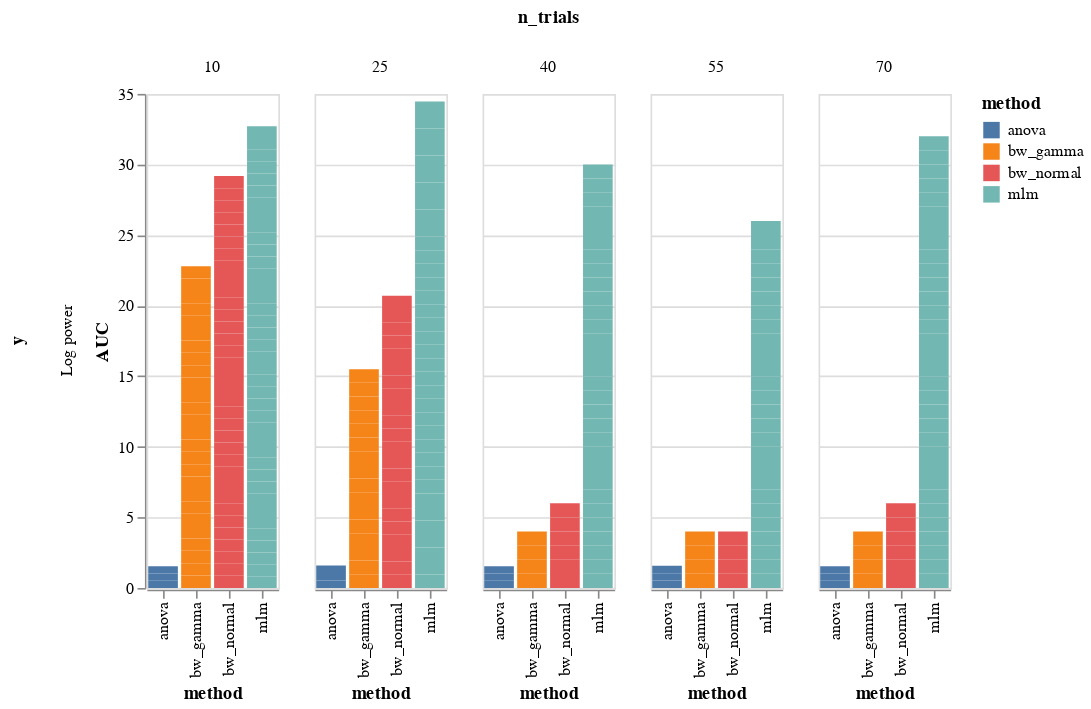
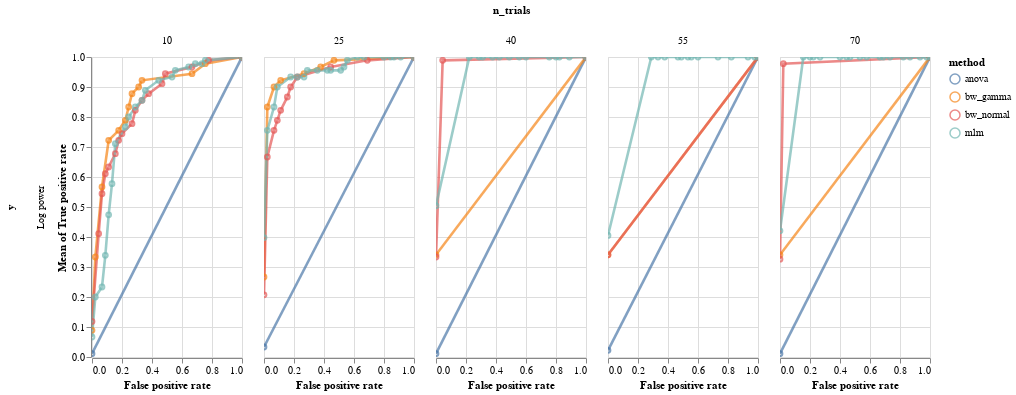

Source (notebook cell) for these figures, in order:
### Code cell
df = model_comparison.make_roc_auc(reslog, binary=False, groups=('method', 'y', 'n_trials'))

bars, roc = model_comparison.plot_roc(df)
bars.facet(column='n_trials', row='y').properties().display()
roc.facet(column='n_trials', row='y').properties()
# NBVAL_SKIP

### Figure 1 — Vega-Lite specification as saved in the notebook (floating-point values rounded to 4 significant figures; data arrays with more than 128 entries replaced by an {"elided": "..."} marker saying what was removed)
{"config": {"view": {"continuousWidth": 400, "continuousHeight": 300}}, "data": {"name": "data-e0aa45c28de8248492a145050466ea7c"}, "facet": {"column": {"type": "quantitative", "field": "n_trials"}, "row": {"type": "nominal", "field": "y"}}, "spec": {"mark": "bar", "encoding": {"color": {"type": "nominal", "field": "method"}, "x": {"type": "nominal", "field": "method"}, "y": {"type": "quantitative", "field": "AUC"}}, "selection": {"selector004": {"type": "interval", "bind": "scales", "encodings": ["x", "y"]}}}, "$schema": "https://vega.github.io/schema/vega-lite/v4.8.1.json", "datasets": {"data-e0aa45c28de8248492a145050466ea7c": {"elided": "304 records"}}}

### Figure 2 — Vega-Lite specification as saved in the notebook (floating-point values rounded to 4 significant figures; data arrays with more than 128 entries replaced by an {"elided": "..."} marker saying what was removed)
{"config": {"view": {"continuousWidth": 400, "continuousHeight": 300}}, "data": {"name": "data-e0aa45c28de8248492a145050466ea7c"}, "facet": {"column": {"type": "quantitative", "field": "n_trials"}, "row": {"type": "nominal", "field": "y"}}, "spec": {"layer": [{"mark": {"type": "line", "opacity": 0.7, "size": 2.6}, "encoding": {"color": {"type": "nominal", "field": "method"}, "x": {"type": "quantitative", "field": "False positive rate"}, "y": {"type": "quantitative", "aggregate": "mean", "field": "True positive rate"}}, "selection": {"selector003": {"type": "interval", "bind": "scales", "encodings": ["x", "y"]}}}, {"mark": {"type": "point", "opacity": 0.7, "size": 22.6}, "encoding": {"color": {"type": "nominal", "field": "method"}, "x": {"type": "quantitative", "field": "False positive rate"}, "y": {"type": "quantitative", "aggregate": "mean", "field": "True positive rate"}}}], "width": 150}, "$schema": "https://vega.github.io/schema/vega-lite/v4.8.1.json", "datasets": {"data-e0aa45c28de8248492a145050466ea7c": {"elided": "304 records"}}}
